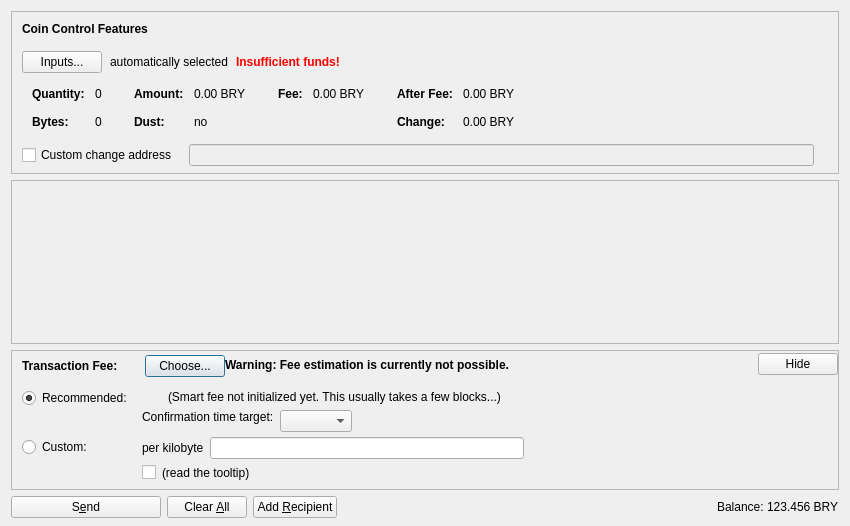
<?xml version="1.0" encoding="UTF-8"?>
<ui version="4.0">
 <class>SendCoinsDialog</class>
 <widget class="QDialog" name="SendCoinsDialog">
  <property name="geometry">
   <rect>
    <x>0</x>
    <y>0</y>
    <width>850</width>
    <height>526</height>
   </rect>
  </property>
  <property name="windowTitle">
   <string>Send Coins</string>
  </property>
  <layout class="QVBoxLayout" name="verticalLayout" stretch="0,1,0,0">
   <property name="bottomMargin">
    <number>8</number>
   </property>
   <item>
    <widget class="QFrame" name="frameCoinControl">
     <property name="sizePolicy">
      <sizepolicy hsizetype="Expanding" vsizetype="Expanding">
       <horstretch>0</horstretch>
       <verstretch>0</verstretch>
      </sizepolicy>
     </property>
     <property name="maximumSize">
      <size>
       <width>16777215</width>
       <height>16777215</height>
      </size>
     </property>
     <property name="frameShape">
      <enum>QFrame::StyledPanel</enum>
     </property>
     <property name="frameShadow">
      <enum>QFrame::Sunken</enum>
     </property>
     <layout class="QVBoxLayout" name="verticalLayoutCoinControl2">
      <property name="spacing">
       <number>0</number>
      </property>
      <property name="leftMargin">
       <number>0</number>
      </property>
      <property name="topMargin">
       <number>0</number>
      </property>
      <property name="rightMargin">
       <number>0</number>
      </property>
      <property name="bottomMargin">
       <number>6</number>
      </property>
      <item>
       <layout class="QVBoxLayout" name="verticalLayoutCoinControl" stretch="0,0,0,0,1">
        <property name="spacing">
         <number>0</number>
        </property>
        <property name="leftMargin">
         <number>10</number>
        </property>
        <property name="topMargin">
         <number>10</number>
        </property>
        <item>
         <layout class="QHBoxLayout" name="horizontalLayoutCoinControl1">
          <property name="bottomMargin">
           <number>15</number>
          </property>
          <item>
           <widget class="QLabel" name="labelCoinControlFeatures">
            <property name="sizePolicy">
             <sizepolicy hsizetype="Preferred" vsizetype="Maximum">
              <horstretch>0</horstretch>
              <verstretch>0</verstretch>
             </sizepolicy>
            </property>
            <property name="font">
             <font>
              <weight>75</weight>
              <bold>true</bold>
             </font>
            </property>
            <property name="styleSheet">
             <string notr="true">font-weight:bold;</string>
            </property>
            <property name="text">
             <string>Coin Control Features</string>
            </property>
           </widget>
          </item>
         </layout>
        </item>
        <item>
         <layout class="QHBoxLayout" name="horizontalLayoutCoinControl2" stretch="0,0,0,0">
          <property name="spacing">
           <number>8</number>
          </property>
          <property name="bottomMargin">
           <number>10</number>
          </property>
          <item>
           <widget class="QPushButton" name="pushButtonCoinControl">
            <property name="styleSheet">
             <string notr="true"/>
            </property>
            <property name="text">
             <string>Inputs...</string>
            </property>
            <property name="autoDefault">
             <bool>false</bool>
            </property>
           </widget>
          </item>
          <item>
           <widget class="QLabel" name="labelCoinControlAutomaticallySelected">
            <property name="text">
             <string>automatically selected</string>
            </property>
            <property name="margin">
             <number>5</number>
            </property>
           </widget>
          </item>
          <item>
           <widget class="QLabel" name="labelCoinControlInsuffFunds">
            <property name="font">
             <font>
              <weight>75</weight>
              <bold>true</bold>
             </font>
            </property>
            <property name="styleSheet">
             <string notr="true">color:red;font-weight:bold;</string>
            </property>
            <property name="text">
             <string>Insufficient funds!</string>
            </property>
            <property name="margin">
             <number>5</number>
            </property>
           </widget>
          </item>
          <item>
           <spacer name="horizontalSpacerCoinControl">
            <property name="orientation">
             <enum>Qt::Horizontal</enum>
            </property>
            <property name="sizeHint" stdset="0">
             <size>
              <width>40</width>
              <height>1</height>
             </size>
            </property>
           </spacer>
          </item>
         </layout>
        </item>
        <item>
         <widget class="QWidget" name="widgetCoinControl" native="true">
          <property name="sizePolicy">
           <sizepolicy hsizetype="Preferred" vsizetype="Preferred">
            <horstretch>0</horstretch>
            <verstretch>0</verstretch>
           </sizepolicy>
          </property>
          <property name="minimumSize">
           <size>
            <width>0</width>
            <height>0</height>
           </size>
          </property>
          <property name="styleSheet">
           <string notr="true"/>
          </property>
          <layout class="QHBoxLayout" name="horizontalLayoutCoinControl5">
           <property name="leftMargin">
            <number>0</number>
           </property>
           <property name="topMargin">
            <number>0</number>
           </property>
           <property name="rightMargin">
            <number>0</number>
           </property>
           <property name="bottomMargin">
            <number>0</number>
           </property>
           <item>
            <layout class="QHBoxLayout" name="horizontalLayoutCoinControl3" stretch="0,0,0,1">
             <property name="spacing">
              <number>20</number>
             </property>
             <property name="topMargin">
              <number>0</number>
             </property>
             <property name="bottomMargin">
              <number>10</number>
             </property>
             <item>
              <layout class="QFormLayout" name="formLayoutCoinControl1">
               <property name="horizontalSpacing">
                <number>10</number>
               </property>
               <property name="verticalSpacing">
                <number>14</number>
               </property>
               <property name="leftMargin">
                <number>10</number>
               </property>
               <property name="topMargin">
                <number>4</number>
               </property>
               <property name="rightMargin">
                <number>6</number>
               </property>
               <item row="0" column="0">
                <widget class="QLabel" name="labelCoinControlQuantityText">
                 <property name="font">
                  <font>
                   <weight>75</weight>
                   <bold>true</bold>
                  </font>
                 </property>
                 <property name="text">
                  <string>Quantity:</string>
                 </property>
                 <property name="margin">
                  <number>0</number>
                 </property>
                </widget>
               </item>
               <item row="0" column="1">
                <widget class="QLabel" name="labelCoinControlQuantity">
                 <property name="cursor">
                  <cursorShape>IBeamCursor</cursorShape>
                 </property>
                 <property name="contextMenuPolicy">
                  <enum>Qt::ActionsContextMenu</enum>
                 </property>
                 <property name="text">
                  <string notr="true">0</string>
                 </property>
                 <property name="margin">
                  <number>0</number>
                 </property>
                 <property name="textInteractionFlags">
                  <set>Qt::LinksAccessibleByMouse|Qt::TextSelectableByKeyboard|Qt::TextSelectableByMouse</set>
                 </property>
                </widget>
               </item>
               <item row="1" column="0">
                <widget class="QLabel" name="labelCoinControlBytesText">
                 <property name="font">
                  <font>
                   <weight>75</weight>
                   <bold>true</bold>
                  </font>
                 </property>
                 <property name="text">
                  <string>Bytes:</string>
                 </property>
                </widget>
               </item>
               <item row="1" column="1">
                <widget class="QLabel" name="labelCoinControlBytes">
                 <property name="cursor">
                  <cursorShape>IBeamCursor</cursorShape>
                 </property>
                 <property name="contextMenuPolicy">
                  <enum>Qt::ActionsContextMenu</enum>
                 </property>
                 <property name="text">
                  <string notr="true">0</string>
                 </property>
                 <property name="textInteractionFlags">
                  <set>Qt::LinksAccessibleByMouse|Qt::TextSelectableByKeyboard|Qt::TextSelectableByMouse</set>
                 </property>
                </widget>
               </item>
              </layout>
             </item>
             <item>
              <layout class="QFormLayout" name="formLayoutCoinControl2">
               <property name="horizontalSpacing">
                <number>10</number>
               </property>
               <property name="verticalSpacing">
                <number>14</number>
               </property>
               <property name="leftMargin">
                <number>6</number>
               </property>
               <property name="topMargin">
                <number>4</number>
               </property>
               <property name="rightMargin">
                <number>6</number>
               </property>
               <item row="0" column="0">
                <widget class="QLabel" name="labelCoinControlAmountText">
                 <property name="font">
                  <font>
                   <weight>75</weight>
                   <bold>true</bold>
                  </font>
                 </property>
                 <property name="text">
                  <string>Amount:</string>
                 </property>
                 <property name="margin">
                  <number>0</number>
                 </property>
                </widget>
               </item>
               <item row="0" column="1">
                <widget class="QLabel" name="labelCoinControlAmount">
                 <property name="cursor">
                  <cursorShape>IBeamCursor</cursorShape>
                 </property>
                 <property name="contextMenuPolicy">
                  <enum>Qt::ActionsContextMenu</enum>
                 </property>
                 <property name="text">
                  <string notr="true">0.00 BRY</string>
                 </property>
                 <property name="textInteractionFlags">
                  <set>Qt::LinksAccessibleByMouse|Qt::TextSelectableByKeyboard|Qt::TextSelectableByMouse</set>
                 </property>
                </widget>
               </item>
               <item row="1" column="0">
                <widget class="QLabel" name="labelCoinControlLowOutputText">
                 <property name="font">
                  <font>
                   <weight>75</weight>
                   <bold>true</bold>
                  </font>
                 </property>
                 <property name="text">
                  <string>Dust:</string>
                 </property>
                </widget>
               </item>
               <item row="1" column="1">
                <widget class="QLabel" name="labelCoinControlLowOutput">
                 <property name="cursor">
                  <cursorShape>IBeamCursor</cursorShape>
                 </property>
                 <property name="contextMenuPolicy">
                  <enum>Qt::ActionsContextMenu</enum>
                 </property>
                 <property name="text">
                  <string notr="true">no</string>
                 </property>
                 <property name="textInteractionFlags">
                  <set>Qt::LinksAccessibleByMouse|Qt::TextSelectableByKeyboard|Qt::TextSelectableByMouse</set>
                 </property>
                </widget>
               </item>
              </layout>
             </item>
             <item>
              <layout class="QFormLayout" name="formLayoutCoinControl3">
               <property name="horizontalSpacing">
                <number>10</number>
               </property>
               <property name="verticalSpacing">
                <number>14</number>
               </property>
               <property name="leftMargin">
                <number>6</number>
               </property>
               <property name="topMargin">
                <number>4</number>
               </property>
               <property name="rightMargin">
                <number>6</number>
               </property>
               <item row="0" column="0">
                <widget class="QLabel" name="labelCoinControlFeeText">
                 <property name="font">
                  <font>
                   <weight>75</weight>
                   <bold>true</bold>
                  </font>
                 </property>
                 <property name="text">
                  <string>Fee:</string>
                 </property>
                 <property name="margin">
                  <number>0</number>
                 </property>
                </widget>
               </item>
               <item row="0" column="1">
                <widget class="QLabel" name="labelCoinControlFee">
                 <property name="cursor">
                  <cursorShape>IBeamCursor</cursorShape>
                 </property>
                 <property name="contextMenuPolicy">
                  <enum>Qt::ActionsContextMenu</enum>
                 </property>
                 <property name="text">
                  <string notr="true">0.00 BRY</string>
                 </property>
                 <property name="textInteractionFlags">
                  <set>Qt::LinksAccessibleByMouse|Qt::TextSelectableByKeyboard|Qt::TextSelectableByMouse</set>
                 </property>
                </widget>
               </item>
              </layout>
             </item>
             <item>
              <layout class="QFormLayout" name="formLayoutCoinControl4">
               <property name="horizontalSpacing">
                <number>10</number>
               </property>
               <property name="verticalSpacing">
                <number>14</number>
               </property>
               <property name="leftMargin">
                <number>6</number>
               </property>
               <property name="topMargin">
                <number>4</number>
               </property>
               <property name="rightMargin">
                <number>6</number>
               </property>
               <item row="0" column="0">
                <widget class="QLabel" name="labelCoinControlAfterFeeText">
                 <property name="font">
                  <font>
                   <weight>75</weight>
                   <bold>true</bold>
                  </font>
                 </property>
                 <property name="text">
                  <string>After Fee:</string>
                 </property>
                 <property name="margin">
                  <number>0</number>
                 </property>
                </widget>
               </item>
               <item row="0" column="1">
                <widget class="QLabel" name="labelCoinControlAfterFee">
                 <property name="cursor">
                  <cursorShape>IBeamCursor</cursorShape>
                 </property>
                 <property name="contextMenuPolicy">
                  <enum>Qt::ActionsContextMenu</enum>
                 </property>
                 <property name="text">
                  <string notr="true">0.00 BRY</string>
                 </property>
                 <property name="textInteractionFlags">
                  <set>Qt::LinksAccessibleByMouse|Qt::TextSelectableByKeyboard|Qt::TextSelectableByMouse</set>
                 </property>
                </widget>
               </item>
               <item row="1" column="0">
                <widget class="QLabel" name="labelCoinControlChangeText">
                 <property name="font">
                  <font>
                   <weight>75</weight>
                   <bold>true</bold>
                  </font>
                 </property>
                 <property name="text">
                  <string>Change:</string>
                 </property>
                </widget>
               </item>
               <item row="1" column="1">
                <widget class="QLabel" name="labelCoinControlChange">
                 <property name="cursor">
                  <cursorShape>IBeamCursor</cursorShape>
                 </property>
                 <property name="contextMenuPolicy">
                  <enum>Qt::ActionsContextMenu</enum>
                 </property>
                 <property name="text">
                  <string notr="true">0.00 BRY</string>
                 </property>
                 <property name="textInteractionFlags">
                  <set>Qt::LinksAccessibleByMouse|Qt::TextSelectableByKeyboard|Qt::TextSelectableByMouse</set>
                 </property>
                </widget>
               </item>
              </layout>
             </item>
            </layout>
           </item>
          </layout>
         </widget>
        </item>
        <item>
         <layout class="QHBoxLayout" name="horizontalLayoutCoinControl4" stretch="0,0,0">
          <property name="spacing">
           <number>12</number>
          </property>
          <property name="sizeConstraint">
           <enum>QLayout::SetDefaultConstraint</enum>
          </property>
          <property name="topMargin">
           <number>5</number>
          </property>
          <property name="rightMargin">
           <number>5</number>
          </property>
          <item>
           <widget class="QCheckBox" name="checkBoxCoinControlChange">
            <property name="toolTip">
             <string>If this is activated, but the change address is empty or invalid, change will be sent to a newly generated address.</string>
            </property>
            <property name="text">
             <string>Custom change address</string>
            </property>
           </widget>
          </item>
          <item>
           <widget class="QValidatedLineEdit" name="lineEditCoinControlChange">
            <property name="enabled">
             <bool>false</bool>
            </property>
            <property name="sizePolicy">
             <sizepolicy hsizetype="Expanding" vsizetype="Fixed">
              <horstretch>0</horstretch>
              <verstretch>0</verstretch>
             </sizepolicy>
            </property>
           </widget>
          </item>
          <item>
           <widget class="QLabel" name="labelCoinControlChangeLabel">
            <property name="sizePolicy">
             <sizepolicy hsizetype="Preferred" vsizetype="Expanding">
              <horstretch>0</horstretch>
              <verstretch>0</verstretch>
             </sizepolicy>
            </property>
            <property name="minimumSize">
             <size>
              <width>0</width>
              <height>0</height>
             </size>
            </property>
            <property name="text">
             <string/>
            </property>
            <property name="margin">
             <number>3</number>
            </property>
           </widget>
          </item>
         </layout>
        </item>
        <item>
         <spacer name="verticalSpacerCoinControl">
          <property name="orientation">
           <enum>Qt::Vertical</enum>
          </property>
          <property name="sizeHint" stdset="0">
           <size>
            <width>800</width>
            <height>1</height>
           </size>
          </property>
         </spacer>
        </item>
       </layout>
      </item>
     </layout>
    </widget>
   </item>
   <item>
    <widget class="QScrollArea" name="scrollArea">
     <property name="widgetResizable">
      <bool>true</bool>
     </property>
     <widget class="QWidget" name="scrollAreaWidgetContents">
      <property name="geometry">
       <rect>
        <x>0</x>
        <y>0</y>
        <width>830</width>
        <height>104</height>
       </rect>
      </property>
      <layout class="QVBoxLayout" name="verticalLayout_2" stretch="0,1">
       <property name="leftMargin">
        <number>0</number>
       </property>
       <property name="topMargin">
        <number>0</number>
       </property>
       <property name="rightMargin">
        <number>0</number>
       </property>
       <property name="bottomMargin">
        <number>0</number>
       </property>
       <item>
        <layout class="QVBoxLayout" name="entries">
         <property name="spacing">
          <number>6</number>
         </property>
        </layout>
       </item>
       <item>
        <spacer name="verticalSpacer">
         <property name="orientation">
          <enum>Qt::Vertical</enum>
         </property>
         <property name="sizeHint" stdset="0">
          <size>
           <width>20</width>
           <height>40</height>
          </size>
         </property>
        </spacer>
       </item>
      </layout>
     </widget>
    </widget>
   </item>
   <item>
    <widget class="QFrame" name="frameFee">
     <property name="sizePolicy">
      <sizepolicy hsizetype="Expanding" vsizetype="Expanding">
       <horstretch>0</horstretch>
       <verstretch>0</verstretch>
      </sizepolicy>
     </property>
     <property name="maximumSize">
      <size>
       <width>16777215</width>
       <height>16777215</height>
      </size>
     </property>
     <property name="frameShape">
      <enum>QFrame::StyledPanel</enum>
     </property>
     <property name="frameShadow">
      <enum>QFrame::Sunken</enum>
     </property>
     <layout class="QVBoxLayout" name="verticalLayoutFee1">
      <property name="spacing">
       <number>0</number>
      </property>
      <property name="leftMargin">
       <number>0</number>
      </property>
      <property name="topMargin">
       <number>0</number>
      </property>
      <property name="rightMargin">
       <number>0</number>
      </property>
      <property name="bottomMargin">
       <number>0</number>
      </property>
      <item>
       <layout class="QVBoxLayout" name="verticalLayoutFee2" stretch="0,0,0">
        <property name="spacing">
         <number>0</number>
        </property>
        <property name="leftMargin">
         <number>10</number>
        </property>
        <property name="topMargin">
         <number>0</number>
        </property>
        <item>
         <layout class="QHBoxLayout" name="horizontalLayoutFee1">
          <property name="bottomMargin">
           <number>0</number>
          </property>
          <item>
           <layout class="QVBoxLayout" name="verticalLayoutFee7">
            <property name="spacing">
             <number>0</number>
            </property>
            <item>
             <spacer name="verticalSpacerSmartFee">
              <property name="orientation">
               <enum>Qt::Vertical</enum>
              </property>
              <property name="sizeType">
               <enum>QSizePolicy::Fixed</enum>
              </property>
              <property name="sizeHint" stdset="0">
               <size>
                <width>1</width>
                <height>4</height>
               </size>
              </property>
             </spacer>
            </item>
            <item>
             <layout class="QHBoxLayout" name="horizontalLayoutSmartFee">
              <property name="spacing">
               <number>10</number>
              </property>
              <item>
               <widget class="QLabel" name="labelFeeHeadline">
                <property name="sizePolicy">
                 <sizepolicy hsizetype="Preferred" vsizetype="Maximum">
                  <horstretch>0</horstretch>
                  <verstretch>0</verstretch>
                 </sizepolicy>
                </property>
                <property name="font">
                 <font>
                  <weight>75</weight>
                  <bold>true</bold>
                 </font>
                </property>
                <property name="styleSheet">
                 <string notr="true">font-weight:bold;</string>
                </property>
                <property name="text">
                 <string>Transaction Fee:</string>
                </property>
               </widget>
              </item>
              <item>
               <widget class="QLabel" name="labelFeeMinimized">
                <property name="text">
                 <string/>
                </property>
               </widget>
              </item>
              <item>
               <widget class="QPushButton" name="buttonChooseFee">
                <property name="text">
                 <string>Choose...</string>
                </property>
               </widget>
              </item>
             </layout>
            </item>
            <item>
             <spacer name="verticalSpacer_5">
              <property name="orientation">
               <enum>Qt::Vertical</enum>
              </property>
              <property name="sizeHint" stdset="0">
               <size>
                <width>1</width>
                <height>1</height>
               </size>
              </property>
             </spacer>
            </item>
           </layout>
          </item>
          <item>
           <widget class="QLabel" name="fallbackFeeWarningLabel">
            <property name="toolTip">
             <string>Using the fallbackfee can result in sending a transaction that will take several hours or days (or never) to confirm. Consider choosing your fee manually or wait until you have validated the complete chain.</string>
            </property>
            <property name="font">
            <font>
                <weight>75</weight>
                <bold>true</bold>
            </font>
            </property>
            <property name="text">
             <string>Warning: Fee estimation is currently not possible.</string>
            </property>
            <property name="wordWrap">
             <bool>false</bool>
            </property>
           </widget>
          </item>
          <item>
           <spacer name="horizontalSpacer_4">
            <property name="orientation">
             <enum>Qt::Horizontal</enum>
            </property>
            <property name="sizeType">
             <enum>QSizePolicy::MinimumExpanding</enum>
            </property>
            <property name="sizeHint" stdset="0">
             <size>
              <width>40</width>
              <height>20</height>
             </size>
            </property>
           </spacer>
          </item>
          <item>
           <widget class="QPushButton" name="buttonMinimizeFee">
            <property name="toolTip">
             <string>collapse fee-settings</string>
            </property>
            <property name="text">
             <string>Hide</string>
            </property>
           </widget>
          </item>
         </layout>
        </item>
        <item>
         <widget class="QFrame" name="frameFeeSelection">
          <layout class="QVBoxLayout" name="verticalLayoutFee12">
           <property name="spacing">
            <number>0</number>
           </property>
           <property name="leftMargin">
            <number>0</number>
           </property>
           <property name="topMargin">
            <number>0</number>
           </property>
           <property name="rightMargin">
            <number>0</number>
           </property>
           <property name="bottomMargin">
            <number>0</number>
           </property>
           <item>
            <layout class="QGridLayout" name="gridLayoutFee">
             <property name="topMargin">
              <number>10</number>
             </property>
             <property name="bottomMargin">
              <number>4</number>
             </property>
             <property name="horizontalSpacing">
              <number>10</number>
             </property>
             <property name="verticalSpacing">
              <number>4</number>
             </property>
             <item row="1" column="1">
              <layout class="QVBoxLayout" name="verticalLayoutFee8">
               <property name="spacing">
                <number>6</number>
               </property>
               <item>
                <layout class="QHBoxLayout" name="horizontalLayoutFee13">
                 <item>
                  <widget class="QLabel" name="labelCustomPerKilobyte">
                   <property name="toolTip">
                    <string>If the custom fee is set to 1000 satoshis and the transaction is only 250 bytes, then &quot;per kilobyte&quot; only pays 250 satoshis in fee, while &quot;total at least&quot; pays 1000 satoshis. For transactions bigger than a kilobyte both pay by kilobyte.</string>
                   </property>
                   <property name="text">
                    <string>per kilobyte</string>
                   </property>
                  </widget>
                 </item>
                 <item>
                  <widget class="BitcoinAmountField" name="customFee"/>
                 </item>
                 <item>
                  <spacer name="horizontalSpacer_6">
                   <property name="orientation">
                    <enum>Qt::Horizontal</enum>
                   </property>
                   <property name="sizeHint" stdset="0">
                    <size>
                     <width>1</width>
                     <height>1</height>
                    </size>
                   </property>
                  </spacer>
                 </item>
                </layout>
               </item>
               <item>
                <layout class="QHBoxLayout" name="horizontalLayoutFee8">
                 <item>
                  <widget class="QCheckBox" name="checkBoxMinimumFee">
                   <property name="toolTip">
                    <string>Paying only the minimum fee is just fine as long as there is less transaction volume than space in the blocks. But be aware that this can end up in a never confirming transaction once there is more demand for brynercoin transactions than the network can process.</string>
                   </property>
                   <property name="text">
                    <string/>
                   </property>
                  </widget>
                 </item>
                 <item>
                  <widget class="QLabel" name="labelMinFeeWarning">
                   <property name="enabled">
                    <bool>true</bool>
                   </property>
                   <property name="toolTip">
                    <string>Paying only the minimum fee is just fine as long as there is less transaction volume than space in the blocks. But be aware that this can end up in a never confirming transaction once there is more demand for brynercoin transactions than the network can process.</string>
                   </property>
                   <property name="text">
                    <string>(read the tooltip)</string>
                   </property>
                   <property name="margin">
                    <number>5</number>
                   </property>
                  </widget>
                 </item>
                 <item>
                  <spacer name="horizontalSpacer_2">
                   <property name="orientation">
                    <enum>Qt::Horizontal</enum>
                   </property>
                   <property name="sizeHint" stdset="0">
                    <size>
                     <width>1</width>
                     <height>1</height>
                    </size>
                   </property>
                  </spacer>
                 </item>
                </layout>
               </item>
              </layout>
             </item>
             <item row="0" column="0">
              <layout class="QVBoxLayout" name="verticalLayoutFee4" stretch="0,1">
               <item>
                <widget class="QRadioButton" name="radioSmartFee">
                 <property name="text">
                  <string>Recommended:</string>
                 </property>
                 <property name="checked">
                  <bool>true</bool>
                 </property>
                 <attribute name="buttonGroup">
                  <string notr="true">groupFee</string>
                 </attribute>
                </widget>
               </item>
               <item>
                <spacer name="verticalSpacer_2">
                 <property name="orientation">
                  <enum>Qt::Vertical</enum>
                 </property>
                 <property name="sizeHint" stdset="0">
                  <size>
                   <width>1</width>
                   <height>1</height>
                  </size>
                 </property>
                </spacer>
               </item>
              </layout>
             </item>
             <item row="1" column="0">
              <layout class="QVBoxLayout" name="verticalLayoutFee9" stretch="0,1">
               <item>
                <widget class="QRadioButton" name="radioCustomFee">
                 <property name="text">
                  <string>Custom:</string>
                 </property>
                 <attribute name="buttonGroup">
                  <string notr="true">groupFee</string>
                 </attribute>
                </widget>
               </item>
               <item>
                <spacer name="verticalSpacer_6">
                 <property name="orientation">
                  <enum>Qt::Vertical</enum>
                 </property>
                 <property name="sizeHint" stdset="0">
                  <size>
                   <width>1</width>
                   <height>1</height>
                  </size>
                 </property>
                </spacer>
               </item>
              </layout>
             </item>
             <item row="0" column="1">
              <layout class="QVBoxLayout" name="verticalLayoutFee3" stretch="0,0,1">
               <property name="spacing">
                <number>6</number>
               </property>
               <property name="topMargin">
                <number>2</number>
               </property>
               <item>
                <layout class="QHBoxLayout" name="horizontalLayoutFee12">
                 <item>
                  <widget class="QLabel" name="labelSmartFee">
                   <property name="text">
                    <string/>
                   </property>
                   <property name="margin">
                    <number>2</number>
                   </property>
                  </widget>
                 </item>
                 <item>
                  <widget class="QLabel" name="labelFeeEstimation">
                   <property name="text">
                    <string/>
                   </property>
                  </widget>
                 </item>
                 <item>
                  <widget class="QLabel" name="labelSmartFee2">
                   <property name="text">
                    <string>(Smart fee not initialized yet. This usually takes a few blocks...)</string>
                   </property>
                   <property name="margin">
                    <number>2</number>
                   </property>
                  </widget>
                 </item>
                 <item>
                  <spacer name="horizontalSpacer_5">
                   <property name="orientation">
                    <enum>Qt::Horizontal</enum>
                   </property>
                   <property name="sizeHint" stdset="0">
                    <size>
                     <width>1</width>
                     <height>1</height>
                    </size>
                   </property>
                  </spacer>
                 </item>
                </layout>
               </item>
               <item>
                <layout class="QHBoxLayout" name="horizontalLayoutFee9">
                 <item>
                  <layout class="QVBoxLayout" name="verticalLayoutFee6">
                   <item>
                    <widget class="QLabel" name="labelSmartFee3">
                     <property name="text">
                      <string>Confirmation time target:</string>
                     </property>
                     <property name="margin">
                      <number>2</number>
                     </property>
                    </widget>
                   </item>
                   <item>
                    <spacer name="verticalSpacer_3">
                     <property name="orientation">
                      <enum>Qt::Vertical</enum>
                     </property>
                     <property name="sizeHint" stdset="0">
                      <size>
                       <width>1</width>
                       <height>1</height>
                      </size>
                     </property>
                    </spacer>
                   </item>
                  </layout>
                 </item>
                 <item>
                  <layout class="QVBoxLayout" name="verticalLayoutFee5">
                   <property name="rightMargin">
                    <number>30</number>
                   </property>
                   <item>
                    <layout class="QHBoxLayout" name="horizontalLayoutConfTarget">
                     <property name="bottomMargin">
                      <number>0</number>
                     </property>
                     <item>
                      <widget class="QComboBox" name="confTargetSelector"/>
                     </item>
                     <item>
                      <spacer name="horizontalSpacerConfTarget">
                       <property name="orientation">
                        <enum>Qt::Horizontal</enum>
                       </property>
                       <property name="sizeHint" stdset="0">
                        <size>
                         <width>40</width>
                         <height>20</height>
                        </size>
                       </property>
                      </spacer>
                     </item>
                    </layout>
                   </item>
                  </layout>
                 </item>
                </layout>
               </item>
               <item>
                <spacer name="verticalSpacer_4">
                 <property name="orientation">
                  <enum>Qt::Vertical</enum>
                 </property>
                 <property name="sizeHint" stdset="0">
                  <size>
                   <width>1</width>
                   <height>1</height>
                  </size>
                 </property>
                </spacer>
               </item>
              </layout>
             </item>
            </layout>
           </item>
          </layout>
         </widget>
        </item>
        <item>
         <spacer name="verticalSpacerFee">
          <property name="orientation">
           <enum>Qt::Vertical</enum>
          </property>
          <property name="sizeHint" stdset="0">
           <size>
            <width>40</width>
            <height>5</height>
           </size>
          </property>
         </spacer>
        </item>
       </layout>
      </item>
     </layout>
    </widget>
   </item>
   <item>
    <layout class="QHBoxLayout" name="horizontalLayout">
     <item>
      <widget class="QPushButton" name="sendButton">
       <property name="minimumSize">
        <size>
         <width>150</width>
         <height>0</height>
        </size>
       </property>
       <property name="toolTip">
        <string>Confirm the send action</string>
       </property>
       <property name="text">
        <string>S&amp;end</string>
       </property>
       <property name="icon">
        <iconset resource="../bitcoin.qrc">
         <normaloff>:/icons/send</normaloff>:/icons/send</iconset>
       </property>
       <property name="autoDefault">
        <bool>false</bool>
       </property>
       <property name="default">
        <bool>false</bool>
       </property>
      </widget>
     </item>
     <item>
      <widget class="QPushButton" name="clearButton">
       <property name="sizePolicy">
        <sizepolicy hsizetype="Minimum" vsizetype="Fixed">
         <horstretch>0</horstretch>
         <verstretch>0</verstretch>
        </sizepolicy>
       </property>
       <property name="toolTip">
        <string>Clear all fields of the form.</string>
       </property>
       <property name="text">
        <string>Clear &amp;All</string>
       </property>
       <property name="icon">
        <iconset resource="../bitcoin.qrc">
         <normaloff>:/icons/remove</normaloff>:/icons/remove</iconset>
       </property>
       <property name="autoDefault">
        <bool>false</bool>
       </property>
      </widget>
     </item>
     <item>
      <widget class="QPushButton" name="addButton">
       <property name="toolTip">
        <string>Send to multiple recipients at once</string>
       </property>
       <property name="text">
        <string>Add &amp;Recipient</string>
       </property>
       <property name="icon">
        <iconset resource="../bitcoin.qrc">
         <normaloff>:/icons/add</normaloff>:/icons/add</iconset>
       </property>
       <property name="autoDefault">
        <bool>false</bool>
       </property>
      </widget>
     </item>
     <item>
      <spacer name="horizontalSpacer">
       <property name="orientation">
        <enum>Qt::Horizontal</enum>
       </property>
       <property name="sizeHint" stdset="0">
        <size>
         <width>40</width>
         <height>20</height>
        </size>
       </property>
      </spacer>
     </item>
     <item>
      <layout class="QHBoxLayout" name="horizontalLayout_2">
       <property name="spacing">
        <number>3</number>
       </property>
       <item>
        <widget class="QLabel" name="label">
         <property name="sizePolicy">
          <sizepolicy hsizetype="Preferred" vsizetype="Fixed">
           <horstretch>0</horstretch>
           <verstretch>0</verstretch>
          </sizepolicy>
         </property>
         <property name="text">
          <string>Balance:</string>
         </property>
        </widget>
       </item>
       <item>
        <widget class="QLabel" name="labelBalance">
         <property name="sizePolicy">
          <sizepolicy hsizetype="Preferred" vsizetype="Fixed">
           <horstretch>0</horstretch>
           <verstretch>0</verstretch>
          </sizepolicy>
         </property>
         <property name="cursor">
          <cursorShape>IBeamCursor</cursorShape>
         </property>
         <property name="text">
          <string notr="true">123.456 BRY</string>
         </property>
         <property name="textInteractionFlags">
          <set>Qt::LinksAccessibleByMouse|Qt::TextSelectableByKeyboard|Qt::TextSelectableByMouse</set>
         </property>
        </widget>
       </item>
      </layout>
     </item>
    </layout>
   </item>
  </layout>
 </widget>
 <customwidgets>
  <customwidget>
   <class>QValidatedLineEdit</class>
   <extends>QLineEdit</extends>
   <header>qt/qvalidatedlineedit.h</header>
  </customwidget>
  <customwidget>
   <class>BitcoinAmountField</class>
   <extends>QLineEdit</extends>
   <header>qt/bitcoinamountfield.h</header>
   <container>1</container>
  </customwidget>
 </customwidgets>
 <resources>
  <include location="../bitcoin.qrc"/>
 </resources>
 <connections/>
 <buttongroups>
  <buttongroup name="groupFee"/>
 </buttongroups>
</ui>
